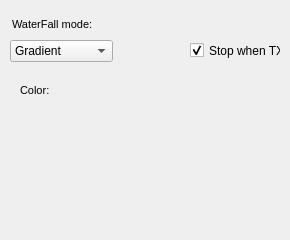
     <widget class="QWidget" name="tab_2">
      <attribute name="title">
       <string>Waterfall</string>
      </attribute>
      <widget class="QLabel" name="label_64">
       <property name="geometry">
        <rect>
         <x>12</x>
         <y>14</y>
         <width>81</width>
         <height>21</height>
        </rect>
       </property>
       <property name="text">
        <string>&lt;!DOCTYPE HTML PUBLIC &quot;-//W3C//DTD HTML 4.0//EN&quot; &quot;http://www.w3.org/TR/REC-html40/strict.dtd&quot;&gt;
&lt;html&gt;&lt;head&gt;&lt;meta name=&quot;qrichtext&quot; content=&quot;1&quot; /&gt;&lt;style type=&quot;text/css&quot;&gt;
p, li { white-space: pre-wrap; }
&lt;/style&gt;&lt;/head&gt;&lt;body style=&quot; font-family:'MS Shell Dlg 2'; font-size:8.25pt; font-weight:400; font-style:normal;&quot;&gt;
&lt;p style=&quot; margin-top:0px; margin-bottom:0px; margin-left:0px; margin-right:0px; -qt-block-indent:0; text-indent:0px;&quot;&gt;&lt;span style=&quot; font-size:8pt;&quot;&gt;WaterFall mode:&lt;/span&gt;&lt;/p&gt;&lt;/body&gt;&lt;/html&gt;</string>
       </property>
      </widget>
      <widget class="QComboBox" name="cbWfMode">
       <property name="geometry">
        <rect>
         <x>10</x>
         <y>40</y>
         <width>103</width>
         <height>22</height>
        </rect>
       </property>
       <item>
        <property name="text">
         <string>Gradient</string>
        </property>
       </item>
       <item>
        <property name="text">
         <string>Rainbow</string>
        </property>
       </item>
      </widget>
      <widget class="QStackedWidget" name="stackedWidget_2">
       <property name="geometry">
        <rect>
         <x>10</x>
         <y>70</y>
         <width>161</width>
         <height>161</height>
        </rect>
       </property>
       <property name="currentIndex">
        <number>0</number>
       </property>
       <widget class="QWidget" name="page_3">
        <widget class="QLabel" name="label_86">
         <property name="geometry">
          <rect>
           <x>10</x>
           <y>10</y>
           <width>41</width>
           <height>21</height>
          </rect>
         </property>
         <property name="text">
          <string>&lt;!DOCTYPE HTML PUBLIC &quot;-//W3C//DTD HTML 4.0//EN&quot; &quot;http://www.w3.org/TR/REC-html40/strict.dtd&quot;&gt;
&lt;html&gt;&lt;head&gt;&lt;meta name=&quot;qrichtext&quot; content=&quot;1&quot; /&gt;&lt;style type=&quot;text/css&quot;&gt;
p, li { white-space: pre-wrap; }
&lt;/style&gt;&lt;/head&gt;&lt;body style=&quot; font-family:'MS Shell Dlg 2'; font-size:8.25pt; font-weight:400; font-style:normal;&quot;&gt;
&lt;p style=&quot; margin-top:0px; margin-bottom:0px; margin-left:0px; margin-right:0px; -qt-block-indent:0; text-indent:0px;&quot;&gt;&lt;span style=&quot; font-size:8pt;&quot;&gt;Color:&lt;/span&gt;&lt;/p&gt;&lt;/body&gt;&lt;/html&gt;</string>
         </property>
        </widget>
        <widget class="QWidget" name="WdgWfGradColor" native="true">
         <property name="geometry">
          <rect>
           <x>60</x>
           <y>10</y>
           <width>50</width>
           <height>25</height>
          </rect>
         </property>
        </widget>
       </widget>
       <widget class="QWidget" name="page_4"/>
      </widget>
      <widget class="QCheckBox" name="chbStopWhenTx">
       <property name="geometry">
        <rect>
         <x>190</x>
         <y>42</y>
         <width>91</width>
         <height>17</height>
        </rect>
       </property>
       <property name="text">
        <string>Stop when TX</string>
       </property>
       <property name="checkable">
        <bool>true</bool>
       </property>
       <property name="checked">
        <bool>true</bool>
       </property>
       <property name="tristate">
        <bool>false</bool>
       </property>
      </widget>
     </widget>
